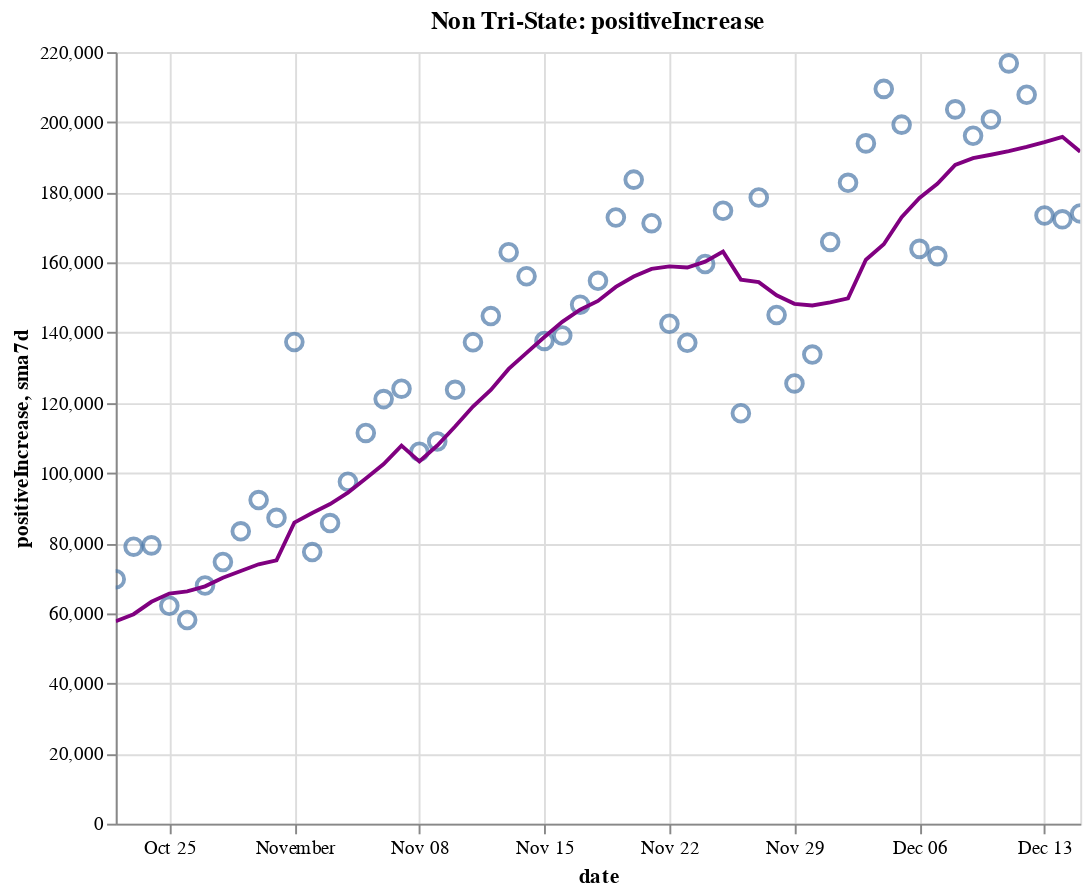

Notebook cell for this chart:
### Code cell
create_plot(non_tristate, 'positiveIncrease')

### Figure 1 — Vega-Lite specification as saved in the notebook (floating-point values rounded to 4 significant figures)
{"config": {"view": {"continuousWidth": 400, "continuousHeight": 300}}, "layer": [{"layer": [{"mark": {"type": "point", "size": 75}, "encoding": {"tooltip": [{"type": "temporal", "field": "date"}, {"type": "quantitative", "field": "positiveIncrease"}, {"type": "quantitative", "field": "sma7d"}], "x": {"type": "temporal", "field": "date"}, "y": {"type": "quantitative", "field": "positiveIncrease"}}, "selection": {"selector014": {"type": "interval", "bind": "scales", "encodings": ["x", "y"]}}}, {"mark": {"type": "line", "color": "purple"}, "encoding": {"x": {"type": "temporal", "field": "date"}, "y": {"type": "quantitative", "field": "sma7d"}}}]}, {"mark": {"type": "rule", "color": "#aaa"}, "encoding": {"x": {"type": "temporal", "field": "date"}}, "transform": [{"filter": {"selection": "selector013"}}]}, {"mark": "circle", "encoding": {"opacity": {"condition": {"value": 1, "selection": "selector013"}, "value": 0}, "tooltip": [{"type": "temporal", "field": "date"}, {"type": "quantitative", "field": "positiveIncrease"}, {"type": "quantitative", "field": "sma7d"}], "x": {"type": "temporal", "field": "date"}, "y": {"type": "quantitative", "field": "positiveIncrease"}}, "selection": {"selector013": {"type": "single", "encodings": ["x"], "on": "mouseover", "nearest": true, "empty": "none"}}}, {"mark": {"type": "text", "align": "left", "dx": 5, "dy": -5, "stroke": "white", "strokeWidth": 2}, "encoding": {"text": {"type": "quantitative", "field": "positiveIncrease"}, "tooltip": [{"type": "temporal", "field": "date"}, {"type": "quantitative", "field": "positiveIncrease"}, {"type": "quantitative", "field": "sma7d"}], "x": {"type": "temporal", "field": "date"}, "y": {"type": "quantitative", "field": "positiveIncrease"}}, "transform": [{"filter": {"selection": "selector013"}}]}, {"mark": {"type": "text", "align": "left", "dx": 5, "dy": -5}, "encoding": {"text": {"type": "quantitative", "field": "positiveIncrease"}, "tooltip": [{"type": "temporal", "field": "date"}, {"type": "quantitative", "field": "positiveIncrease"}, {"type": "quantitative", "field": "sma7d"}], "x": {"type": "temporal", "field": "date"}, "y": {"type": "quantitative", "field": "positiveIncrease"}}, "transform": [{"filter": {"selection": "selector013"}}]}], "data": {"name": "data-e71b561c385891d7e35fc400d653296c"}, "height": 400, "title": "Non Tri-State: positiveIncrease", "width": 500, "$schema": "https://vega.github.io/schema/vega-lite/v4.8.1.json", "datasets": {"data-e71b561c385891d7e35fc400d653296c": [{"date": "2020-10-22T00:00:00", "totalTestResultsIncrease": 1088000.0, "positiveIncrease": 69710.0, "death": 168500.0, "deathIncrease": 1091.0, "positiveRate": 0.064, "state": "Non Tri-State", "sma7d": 57730.0}, {"date": "2020-10-23T00:00:00", "totalTestResultsIncrease": 1199000.0, "positiveIncrease": 78980.0, "death": 169500.0, "deathIncrease": 912.0, "positiveRate": 0.066, "state": "Non Tri-State", "sma7d": 59730.0}, {"date": "2020-10-24T00:00:00", "totalTestResultsIncrease": 1154000.0, "positiveIncrease": 79350.0, "death": 170300.0, "deathIncrease": 876.0, "positiveRate": 0.069, "state": "Non Tri-State", "sma7d": 63260.0}, {"date": "2020-10-25T00:00:00", "totalTestResultsIncrease": 1015000.0, "positiveIncrease": 62140.0, "death": 170700.0, "deathIncrease": 371.0, "positiveRate": 0.061, "state": "Non Tri-State", "sma7d": 65620.0}, {"date": "2020-10-26T00:00:00", "totalTestResultsIncrease": 951000.0, "positiveIncrease": 58080.0, "death": 171100.0, "deathIncrease": 368.0, "positiveRate": 0.061, "state": "Non Tri-State", "sma7d": 66240.0}, {"date": "2020-10-27T00:00:00", "totalTestResultsIncrease": 956200.0, "positiveIncrease": 67920.0, "death": 172000.0, "deathIncrease": 893.0, "positiveRate": 0.071, "state": "Non Tri-State", "sma7d": 67670.0}, {"date": "2020-10-28T00:00:00", "totalTestResultsIncrease": 983200.0, "positiveIncrease": 74610.0, "death": 173000.0, "deathIncrease": 1003.0, "positiveRate": 0.076, "state": "Non Tri-State", "sma7d": 70110.0}, {"date": "2020-10-29T00:00:00", "totalTestResultsIncrease": 1124000.0, "positiveIncrease": 83360.0, "death": 174000.0, "deathIncrease": 1023.0, "positiveRate": 0.074, "state": "Non Tri-State", "sma7d": 72060.0}, {"date": "2020-10-30T00:00:00", "totalTestResultsIncrease": 1216000.0, "positiveIncrease": 92270.0, "death": 174900.0, "deathIncrease": 921.0, "positiveRate": 0.076, "state": "Non Tri-State", "sma7d": 73960.0}, {"date": "2020-10-31T00:00:00", "totalTestResultsIncrease": 1209000.0, "positiveIncrease": 87200.0, "death": 175900.0, "deathIncrease": 956.0, "positiveRate": 0.072, "state": "Non Tri-State", "sma7d": 75080.0}, {"date": "2020-11-01T00:00:00", "totalTestResultsIncrease": 959200.0, "positiveIncrease": 137300.0, "death": 176200.0, "deathIncrease": 377.0, "positiveRate": 0.143, "state": "Non Tri-State", "sma7d": 85830.0}, {"date": "2020-11-02T00:00:00", "totalTestResultsIncrease": 1051000.0, "positiveIncrease": 77440.0, "death": 176700.0, "deathIncrease": 446.0, "positiveRate": 0.074, "state": "Non Tri-State", "sma7d": 88590.0}, {"date": "2020-11-03T00:00:00", "totalTestResultsIncrease": 1047000.0, "positiveIncrease": 85720.0, "death": 178200.0, "deathIncrease": 1492.0, "positiveRate": 0.082, "state": "Non Tri-State", "sma7d": 91140.0}, {"date": "2020-11-04T00:00:00", "totalTestResultsIncrease": 1108000.0, "positiveIncrease": 97480.0, "death": 179300.0, "deathIncrease": 1077.0, "positiveRate": 0.088, "state": "Non Tri-State", "sma7d": 94400.0}, {"date": "2020-11-05T00:00:00", "totalTestResultsIncrease": 1343000.0, "positiveIncrease": 111400.0, "death": 180400.0, "deathIncrease": 1108.0, "positiveRate": 0.083, "state": "Non Tri-State", "sma7d": 98410.0}, {"date": "2020-11-06T00:00:00", "totalTestResultsIncrease": 1383000.0, "positiveIncrease": 121100.0, "death": 181500.0, "deathIncrease": 1140.0, "positiveRate": 0.088, "state": "Non Tri-State", "sma7d": 102500.0}, {"date": "2020-11-07T00:00:00", "totalTestResultsIncrease": 1185000.0, "positiveIncrease": 124000.0, "death": 182600.0, "deathIncrease": 1105.0, "positiveRate": 0.105, "state": "Non Tri-State", "sma7d": 107800.0}, {"date": "2020-11-08T00:00:00", "totalTestResultsIncrease": 1071000.0, "positiveIncrease": 106100.0, "death": 183100.0, "deathIncrease": 478.0, "positiveRate": 0.099, "state": "Non Tri-State", "sma7d": 103300.0}, {"date": "2020-11-09T00:00:00", "totalTestResultsIncrease": 1173000.0, "positiveIncrease": 109000.0, "death": 183600.0, "deathIncrease": 516.0, "positiveRate": 0.093, "state": "Non Tri-State", "sma7d": 107800.0}, {"date": "2020-11-10T00:00:00", "totalTestResultsIncrease": 1189000.0, "positiveIncrease": 123700.0, "death": 184900.0, "deathIncrease": 1295.0, "positiveRate": 0.104, "state": "Non Tri-State", "sma7d": 113200.0}, {"date": "2020-11-11T00:00:00", "totalTestResultsIncrease": 1217000.0, "positiveIncrease": 137300.0, "death": 186400.0, "deathIncrease": 1534.0, "positiveRate": 0.113, "state": "Non Tri-State", "sma7d": 118900.0}, {"date": "2020-11-12T00:00:00", "totalTestResultsIncrease": 1342000.0, "positiveIncrease": 144700.0, "death": 187500.0, "deathIncrease": 1053.0, "positiveRate": 0.108, "state": "Non Tri-State", "sma7d": 123700.0}, {"date": "2020-11-13T00:00:00", "totalTestResultsIncrease": 1413000.0, "positiveIncrease": 162900.0, "death": 188700.0, "deathIncrease": 1242.0, "positiveRate": 0.115, "state": "Non Tri-State", "sma7d": 129700.0}, {"date": "2020-11-14T00:00:00", "totalTestResultsIncrease": 1478000.0, "positiveIncrease": 156100.0, "death": 190000.0, "deathIncrease": 1302.0, "positiveRate": 0.106, "state": "Non Tri-State", "sma7d": 134200.0}, {"date": "2020-11-15T00:00:00", "totalTestResultsIncrease": 1291000.0, "positiveIncrease": 137600.0, "death": 190700.0, "deathIncrease": 660.0, "positiveRate": 0.107, "state": "Non Tri-State", "sma7d": 138800.0}, {"date": "2020-11-16T00:00:00", "totalTestResultsIncrease": 1316000.0, "positiveIncrease": 139200.0, "death": 191200.0, "deathIncrease": 547.0, "positiveRate": 0.106, "state": "Non Tri-State", "sma7d": 143100.0}, {"date": "2020-11-17T00:00:00", "totalTestResultsIncrease": 1376000.0, "positiveIncrease": 148000.0, "death": 192700.0, "deathIncrease": 1482.0, "positiveRate": 0.108, "state": "Non Tri-State", "sma7d": 146500.0}, {"date": "2020-11-18T00:00:00", "totalTestResultsIncrease": 1338000.0, "positiveIncrease": 154800.0, "death": 194500.0, "deathIncrease": 1796.0, "positiveRate": 0.116, "state": "Non Tri-State", "sma7d": 149000.0}, {"date": "2020-11-19T00:00:00", "totalTestResultsIncrease": 1612000.0, "positiveIncrease": 172800.0, "death": 196400.0, "deathIncrease": 1933.0, "positiveRate": 0.107, "state": "Non Tri-State", "sma7d": 153100.0}, {"date": "2020-11-20T00:00:00", "totalTestResultsIncrease": 1661000.0, "positiveIncrease": 183600.0, "death": 198300.0, "deathIncrease": 1813.0, "positiveRate": 0.111, "state": "Non Tri-State", "sma7d": 156000.0}, {"date": "2020-11-21T00:00:00", "totalTestResultsIncrease": 1789000.0, "positiveIncrease": 171200.0, "death": 199700.0, "deathIncrease": 1486.0, "positiveRate": 0.096, "state": "Non Tri-State", "sma7d": 158200.0}, {"date": "2020-11-22T00:00:00", "totalTestResultsIncrease": 1502000.0, "positiveIncrease": 142500.0, "death": 200600.0, "deathIncrease": 871.0, "positiveRate": 0.095, "state": "Non Tri-State", "sma7d": 158900.0}, {"date": "2020-11-23T00:00:00", "totalTestResultsIncrease": 1338000.0, "positiveIncrease": 137100.0, "death": 201400.0, "deathIncrease": 771.0, "positiveRate": 0.102, "state": "Non Tri-State", "sma7d": 158600.0}, {"date": "2020-11-24T00:00:00", "totalTestResultsIncrease": 1654000.0, "positiveIncrease": 159600.0, "death": 203400.0, "deathIncrease": 1998.0, "positiveRate": 0.096, "state": "Non Tri-State", "sma7d": 160200.0}, {"date": "2020-11-25T00:00:00", "totalTestResultsIncrease": 1518000.0, "positiveIncrease": 174800.0, "death": 205500.0, "deathIncrease": 2127.0, "positiveRate": 0.115, "state": "Non Tri-State", "sma7d": 163100.0}, {"date": "2020-11-26T00:00:00", "totalTestResultsIncrease": 1044000.0, "positiveIncrease": 117000.0, "death": 206800.0, "deathIncrease": 1281.0, "positiveRate": 0.112, "state": "Non Tri-State", "sma7d": 155100.0}, {"date": "2020-11-27T00:00:00", "totalTestResultsIncrease": 1737000.0, "positiveIncrease": 178500.0, "death": 208100.0, "deathIncrease": 1301.0, "positiveRate": 0.103, "state": "Non Tri-State", "sma7d": 154400.0}, {"date": "2020-11-28T00:00:00", "totalTestResultsIncrease": 1413000.0, "positiveIncrease": 145000.0, "death": 209300.0, "deathIncrease": 1184.0, "positiveRate": 0.103, "state": "Non Tri-State", "sma7d": 150700.0}, {"date": "2020-11-29T00:00:00", "totalTestResultsIncrease": 1124000.0, "positiveIncrease": 125500.0, "death": 210000.0, "deathIncrease": 752.0, "positiveRate": 0.112, "state": "Non Tri-State", "sma7d": 148200.0}, {"date": "2020-11-30T00:00:00", "totalTestResultsIncrease": 1211000.0, "positiveIncrease": 133800.0, "death": 210900.0, "deathIncrease": 904.0, "positiveRate": 0.11, "state": "Non Tri-State", "sma7d": 147700.0}, {"date": "2020-12-01T00:00:00", "totalTestResultsIncrease": 1295000.0, "positiveIncrease": 165900.0, "death": 213300.0, "deathIncrease": 2327.0, "positiveRate": 0.128, "state": "Non Tri-State", "sma7d": 148600.0}, {"date": "2020-12-02T00:00:00", "totalTestResultsIncrease": 1279000.0, "positiveIncrease": 182700.0, "death": 215900.0, "deathIncrease": 2618.0, "positiveRate": 0.143, "state": "Non Tri-State", "sma7d": 149800.0}, {"date": "2020-12-03T00:00:00", "totalTestResultsIncrease": 1580000.0, "positiveIncrease": 194000.0, "death": 218600.0, "deathIncrease": 2675.0, "positiveRate": 0.123, "state": "Non Tri-State", "sma7d": 160800.0}, {"date": "2020-12-04T00:00:00", "totalTestResultsIncrease": 1659000.0, "positiveIncrease": 209500.0, "death": 221000.0, "deathIncrease": 2430.0, "positiveRate": 0.126, "state": "Non Tri-State", "sma7d": 165200.0}, {"date": "2020-12-05T00:00:00", "totalTestResultsIncrease": 1896000.0, "positiveIncrease": 199300.0, "death": 223300.0, "deathIncrease": 2357.0, "positiveRate": 0.105, "state": "Non Tri-State", "sma7d": 172900.0}, {"date": "2020-12-06T00:00:00", "totalTestResultsIncrease": 1388000.0, "positiveIncrease": 163900.0, "death": 224400.0, "deathIncrease": 1070.0, "positiveRate": 0.118, "state": "Non Tri-State", "sma7d": 178400.0}, {"date": "2020-12-07T00:00:00", "totalTestResultsIncrease": 1439000.0, "positiveIncrease": 161800.0, "death": 225500.0, "deathIncrease": 1121.0, "positiveRate": 0.112, "state": "Non Tri-State", "sma7d": 182400.0}, {"date": "2020-12-08T00:00:00", "totalTestResultsIncrease": 1423000.0, "positiveIncrease": 203700.0, "death": 228100.0, "deathIncrease": 2520.0, "positiveRate": 0.143, "state": "Non Tri-State", "sma7d": 187800.0}, {"date": "2020-12-09T00:00:00", "totalTestResultsIncrease": 1447000.0, "positiveIncrease": 196100.0, "death": 231000.0, "deathIncrease": 2908.0, "positiveRate": 0.136, "state": "Non Tri-State", "sma7d": 189800.0}, {"date": "2020-12-10T00:00:00", "totalTestResultsIncrease": 1607000.0, "positiveIncrease": 200800.0, "death": 233900.0, "deathIncrease": 2913.0, "positiveRate": 0.125, "state": "Non Tri-State", "sma7d": 190700.0}, {"date": "2020-12-11T00:00:00", "totalTestResultsIncrease": 1674000.0, "positiveIncrease": 216800.0, "death": 236400.0, "deathIncrease": 2570.0, "positiveRate": 0.13, "state": "Non Tri-State", "sma7d": 191800.0}, {"date": "2020-12-12T00:00:00", "totalTestResultsIncrease": 1562000.0, "positiveIncrease": 207800.0, "death": 238800.0, "deathIncrease": 2336.0, "positiveRate": 0.133, "state": "Non Tri-State", "sma7d": 193000.0}, {"date": "2020-12-13T00:00:00", "totalTestResultsIncrease": 1553000.0, "positiveIncrease": 173400.0, "death": 240100.0, "deathIncrease": 1365.0, "positiveRate": 0.112, "state": "Non Tri-State", "sma7d": 194300.0}, {"date": "2020-12-14T00:00:00", "totalTestResultsIncrease": 1691000.0, "positiveIncrease": 172300.0, "death": 241300.0, "deathIncrease": 1168.0, "positiveRate": 0.102, "state": "Non Tri-State", "sma7d": 195800.0}, {"date": "2020-12-15T00:00:00", "totalTestResultsIncrease": 1440000.0, "positiveIncrease": 174000.0, "death": 244000.0, "deathIncrease": 2667.0, "positiveRate": 0.121, "state": "Non Tri-State", "sma7d": 191600.0}]}}
